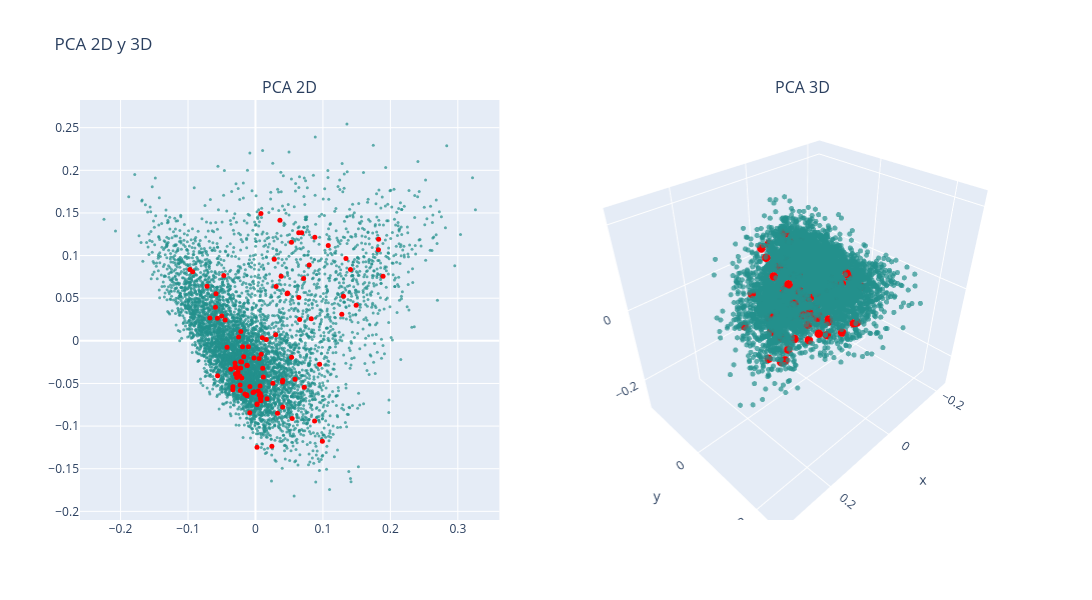

Write notebook code for a chart like this one.
### Markdown cell above
### PCA

### Code cell
# PCA 2D
X_pca_2d = PCA(n_components=2).fit_transform(df_vectorized)
df['pca2d_1'] = X_pca_2d[:, 0]
df['pca2d_2'] = X_pca_2d[:, 1]

# PCA 3D
X_pca_3d = PCA(n_components=3).fit_transform(df_vectorized)
df['pca3d_1'] = X_pca_3d[:, 0]
df['pca3d_2'] = X_pca_3d[:, 1]
df['pca3d_3'] = X_pca_3d[:, 2]

# Graficar
colors = np.ones(len(df))  # Color base
colors_knn = np.zeros(len(df))  # Color para los KNN
colors_knn[indices_knn[0]] = 1  # Resaltar los KNN

fig = make_subplots(rows=1, cols=2, subplot_titles=("PCA 2D", "PCA 3D"), 
                    specs=[[{"type": "scatter"}, {"type": "scatter3d"}]])

# Puntos normales (fondo)
fig.add_trace(
    go.Scatter(x=df['pca2d_1'], y=df['pca2d_2'], mode='markers',
               marker=dict(color=colors, colorscale='Viridis', size=3, opacity=0.7), 
               text=data['title'],
               hovertemplate="Titulo: %{text}<br>x: %{x}<br>y: %{y}<extra></extra>"),
    row=1, col=1)

# Puntos resaltados (delante)
fig.add_trace(
    go.Scatter(x=df.loc[indices_knn[0], 'pca2d_1'], 
               y=df.loc[indices_knn[0], 'pca2d_2'], 
               mode='markers',
               marker=dict(color='red', size=5, opacity=1), 
               text=data.loc[indices_knn[0], 'title'], 
               hovertemplate="Titulo: %{text}<br>x: %{x}<br>y: %{y}<extra></extra>"),
    row=1, col=1)

# Puntos normales en 3D (fondo)
fig.add_trace(
    go.Scatter3d(x=df['pca3d_1'], y=df['pca3d_2'], z=df['pca3d_3'], mode='markers',
                 marker=dict(color=colors, colorscale='Viridis', size=3, opacity=0.7), 
                 text=data['title'],
                 hovertemplate="Cluster: %{text}<br>x: %{x}<br>y: %{y}<br>z: %{z}<extra></extra>"),
    row=1, col=2)

# Puntos resaltados en 3D (delante)
fig.add_trace(
    go.Scatter3d(x=df.loc[indices_knn[0], 'pca3d_1'], 
                 y=df.loc[indices_knn[0], 'pca3d_2'], 
                 z=df.loc[indices_knn[0], 'pca3d_3'], 
                 mode='markers',
                 marker=dict(color='red', size=5, opacity=1), 
                 text=data.loc[indices_knn[0], 'title'], 
                 hovertemplate="Cluster: %{text}<br>x: %{x}<br>y: %{y}<br>z: %{z}<extra></extra>"),
    row=1, col=2)

fig.update_layout(height=600, width=1200, title_text="PCA 2D y 3D", showlegend=False)
fig.show()

### Figure 1 — Plotly figure (JSON) as saved in the notebook; plotly's stock layout.template omitted (floating-point values rounded to 4 significant figures; data arrays with more than 128 entries replaced by an {"elided": "..."} marker saying what was removed)
{"data": [{"hovertemplate": "Titulo: %{text}<br>x: %{x}<br>y: %{y}<extra></extra>", "marker": {"color": {"elided": "6682 float values"}, "colorscale": [[0, "#440154"], [0.1111, "#482878"], [0.2222, "#3e4989"], [0.3333, "#31688e"], [0.4444, "#26828e"], [0.5556, "#1f9e89"], [0.6667, "#35b779"], [0.7778, "#6ece58"], [0.8889, "#b5de2b"], [1, "#fde725"]], "opacity": 0.7, "size": 3}, "mode": "markers", "text": {"elided": "6682 str values"}, "type": "scatter", "x": {"elided": "6682 float values"}, "xaxis": "x", "y": {"elided": "6682 float values"}, "yaxis": "y"}, {"hovertemplate": "Titulo: %{text}<br>x: %{x}<br>y: %{y}<extra></extra>", "marker": {"color": "red", "opacity": 1, "size": 5}, "mode": "markers", "text": ["application of neural network controller and policy gradient reinforcement learning on modular multilevel converter  mmc    a proof of concept", "optimized real time control for modular multilevel converters using adaptive neural networks", "state of charge  soc  balancing of battery modular multilevel management  bm   converter using q learning", "level increased ishe modulation method for modular multilevel converters based on ddpg", "reinforcement learning based modulation for balancing capacitor voltage and thermal stress to enhance current capability of mmcs", "inverse application of artificial intelligence for the control of power converters", "compound fault diagnosis method of modular multilevel converter based on improved capsule network", "neural network based model predictive control approach for modular multilevel converters", "neural network controller based on direct and indirect model predictive for modular multilevel converters", "open circuit fault diagnosis for a modular multilevel converter based on hybrid machine learning", "reinforcement learning based false data injection attacks detector for modular multilevel converters", "an open circuit faults diagnosis method based on xg boost used in mmc", "fault diagnosis for modular multilevel converter  mmc  based on deep learning  an edge implementation using binary neural network", "dc short circuit fault detection for mmc hvdc grid based on improved dbn and dc fault current statistical features", "auto tuned model predictive control based neural network controller for modular multilevel converters", "machine learning based modeling for real time inferencer in the loop hardware emulation of high speed rail microgrid", "machine learning based modeling for real time inferencer in the loop hardware emulation of high speed rail microgrid", "open circuit fault diagnosis for modular multilevel converter using wavelet neural network", "machine learning emulation of model predictive control for modular multilevel converters", "artificial intelligence applications in the control and performance improvement of modular multilevel converters  a review", "data driven impedance identification and stability online assessment of dfig based wind farm integration with mmc hvdc", "predictor based data driven model free adaptive predictive control of power converters using machine learning", "igbt open circuit fault diagnosis method for a modular multilevel converter based on pnn md", "distributed neural network observer for submodule capacitor voltage estimation in modular multilevel converters", "design and analysis of the model predictive control implemented by the ann technique for mmc based rectifier with improved grid adaptability", "neural predictor based low switching frequency fcs mpc for mmc with online weighting factors tuning", "hybrid condition monitoring for power converters  learning based methods with statistical guarantees", "reinforcement learning based method to exploit vulnerabilities of false data injection attack detectors in modular multilevel converters", "application of artificial intelligence to diagnose faults of grid tied solar power systems", "deep convolution neural network based fault detection and identification for modular multilevel converters", "a connectionist based approach for reducing the number of voltage sensors in modular multilevel converter", "bayesian regularization based mpc for a hybrid modular multilevel converter", "fault diagnosis of modular multilevel converter based on  dcnn and lstm network", "adaptive fault current limiting strategy for flexible dc power grids based on deep neural networks", "neural network based model predictive controllers for modular multilevel converters", "capacitor monitoring for modular multilevel converters based on intelligent algorithm", "data driven neural predictors based robust mpc for power converters", "dcscf detection method of mmc dc grid based on statistical feature and dbn softmax", "bidirectional modular multilevel dc dc converter control and efficiency improvements through separate module control method", "data driven modeling of modular multilevel converters based on hht and cnn lstm am neural network", "review of generator converter configurations for wecs", "power theory based dimensionality reduction for fault detection and identification in power electronics", "machine learning based operating region extension of modular multilevel converters under unbalanced grid faults", "hardware in the loop modeling of an actively fed mvdc railway systems of the future", "denoising and voltage estimation in modular multilevel converters using deep neural networks", "increasing dc system stability thanks to energy control in mmc based dc dc converters", "a novel strategy for dc distribution start up based on mmc", "artificial neural network based pi control of battery energy storage system connected with mmc hvdc system", "ac side impedance based stability assessment in grid forming modular multilevel converters", "fault characteristic analysis and simulation of power electronic transformer based on mmc in distribution network", "gwo based pi controller assisted half bridge sub module mmc for hybrid energy system", "supervisory real time multidomain modeling and hardware emulation of fuel cell hybrid electric bus behavioral transients", "review on control strategy for flexible ac dc hybrid distribution network based on modular multi level converter topology", "reliability improvement of mmc in energy storage system using ann based sensorless estimation for sub module voltages", "health management of power electronics systems", "an on line capacitor condition monitoring method based on switching frequencies for modular multilevel converters", "new power electronic interface combining dc transmission  a medium frequency bus and an ac ac converter to integrate deep sea facilities with the ac grid", "physical mechanism and data hybrid modeling for device level emulation of modular multilevel converter", "parallel electromagnetic transient simulation method for mmc based sst based on diakoptics", "a comprehensive comparison of modulation methods for mmc converters", "capacitor parameter estimation based on wavelet transform and convolution neural network", "an open circuit fault detection and location strategy for mmc with feature extraction and random forest", "a layered modular controller structure for multilevel converters", "machine learning enhanced predictive control for modular multilevel converters in hvdc transmission systems", "fault identification method of mmc hvdc based on gru neural network", "model free sequential predictive control for mmc with variable candidate set", "direct current control of multilevel drive with novel floating capacitor control", "improving the resilience of modular multilevel converters using concurrent estimators", "mmc hvdc  simulation and control system", "power management systems for harmonic elimination using federated learning approach", "data driven parameter inversion for dc fault current analytical solution of modular multilevel converter based high voltage dc grid", "thermal estimation of modular multilevel converter submodule using deep regression on gru and lstm network", "fault diagnosis of modular multilevel converter based on rnn and wavelet analysis", "a novel control method for mmcs connected to the ac system", "a power decoupling control for wind power converter based on series connected mmc and open winding pmsg", "parameters inversion of equivalent rlc fault circuit for mmc hvdc grid based on bp neural network", "switch open circuit fault localization strategy for mmcs using sliding time window based features extraction algorithm", "transfer learning framework for impedance characterization of modular multilevel converters", "data driven fault detection of multiple open circuit faults for mmc systems based on long short term memory networks", "predictor based neural network finite set predictive control for modular multilevel converter", " front cover ", "igbt open circuit fault diagnosis based on improved support vector machine", "design and implementation of the control of an mmc based solid state transformer", "neural network trained cold plate models for modular converter exploration", "a novel concept for modular multilevel universal power controller  mupc ", "improving power quality using spwm control in modular multilevel converters", "research on coordinated control strategy of modular multilevel converter system", "open circuit fault detection and location in mmcs with multivariate gaussian distribution", "mmc based sst", "on internal stable modes of modular multilevel converters", "small signal modeling of sending end offshore wind power mmc hvdc integration system considering positive and negative sequence separation module", "voltage estimation for diode clamped mmcs based on a simplified neural network", "a modular multilevel inverter using single dc voltage source for static var compensators", "multiple igbt open circuit fault diagnosis strategy for mmc using feature reconstruction based recurrent neural network", "real time fault detection and identification for mmc using   d convolutional neural networks", "an ultra high speed mmc hvdc fault location algorithm based on regression neural network", "conducted emi emissions in spwm based control modular multilevel converters", "a set of multilevel modular medium voltage high power converters for    mw wind turbines", "a fast data driven method for submodule open circuit fault localization in a modular multilevel converter", "complementing ac and dc terminal stability analyses of mmc with circulating current inner loop impedance model"], "type": "scatter", "x": [-0.05936, -0.0303, -0.0278, -0.0676, -0.05849, -0.002159, 0.03058, -0.02961, -0.02886, 0.06413, -0.02592, 0.06847, 0.02997, 0.1408, -0.02047, 0.00249, 0.002384, 0.1341, -0.02845, -0.02176, 0.09916, -0.02278, 0.1079, -0.09709, 0.02581, -0.05616, 0.01612, -0.01225, 0.08269, 0.02784, -0.0718, -0.02498, 0.04763, 0.1825, -0.03659, -0.04701, -0.01574, 0.06548, 0.007377, -0.0126, -0.01268, 0.01017, -0.09318, 0.007921, -0.04216, 0.09509, 0.05358, 0.08763, 0.0243, 0.128, -0.008226, 0.006882, 0.04002, -0.01919, 0.005436, -0.0499, 0.05441, 0.008413, 0.01078, -0.02026, -0.04495, 0.03806, -0.01311, 0.04055, 0.1305, -0.02195, -0.03356, -0.01744, 0.07224, -0.03029, 0.1891, -0.01045, 0.06431, 0.05863, 0.008485, 0.1823, 0.0714, 0.03269, 0.08799, -0.02237, 0.002299, 0.07961, -0.003631, 0.005594, -0.002074, -0.02327, 0.01719, 0.0363, 0.007088, 0.004129, 0.04041, -0.05642, -0.03344, 0.05332, 0.04687, 0.1493, -0.02196, -0.008476, 0.008083, 0.01163], "xaxis": "x", "y": [0.03927, -0.03057, -0.04292, 0.02674, 0.05532, -0.02023, 0.06378, -0.03877, -0.03112, 0.1267, -0.03665, 0.1269, 0.007142, 0.08363, -0.02475, -0.07454, -0.07413, 0.09642, -0.0319, 0.01083, -0.1178, -0.05166, 0.1117, 0.08374, -0.04982, -0.0409, 0.001692, -0.02881, 0.02592, 0.09576, 0.06387, 0.004626, 0.05603, 0.1191, -0.03338, 0.07658, -0.06232, 0.025, -0.06737, -0.02851, -0.06429, 0.00363, 0.08107, -0.07038, -0.007444, -0.02733, -0.01925, -0.09399, -0.1236, 0.03123, -0.05342, -0.0529, -0.04841, -0.007086, -0.02081, 0.02918, -0.09097, -0.01582, -0.03204, -0.04372, 0.0245, 0.07561, -0.06309, -0.04621, 0.05231, -0.03185, -0.05731, -0.01862, -0.05445, -0.0261, 0.07573, -0.007077, 0.05088, -0.04497, -0.06507, 0.1067, 0.07321, -0.08483, 0.1216, -0.05819, -0.1248, 0.08889, -0.06065, -0.06358, -0.05978, -0.0413, -0.06792, 0.1413, -0.06179, -0.05873, -0.07756, 0.02638, -0.05393, 0.1157, 0.05509, 0.04183, -0.02446, -0.08436, 0.1493, -0.04245], "yaxis": "y"}, {"hovertemplate": "Cluster: %{text}<br>x: %{x}<br>y: %{y}<br>z: %{z}<extra></extra>", "marker": {"color": {"elided": "6682 float values"}, "colorscale": [[0, "#440154"], [0.1111, "#482878"], [0.2222, "#3e4989"], [0.3333, "#31688e"], [0.4444, "#26828e"], [0.5556, "#1f9e89"], [0.6667, "#35b779"], [0.7778, "#6ece58"], [0.8889, "#b5de2b"], [1, "#fde725"]], "opacity": 0.7, "size": 3}, "mode": "markers", "scene": "scene", "text": {"elided": "6682 str values"}, "type": "scatter3d", "x": {"elided": "6682 float values"}, "y": {"elided": "6682 float values"}, "z": {"elided": "6682 float values"}}, {"hovertemplate": "Cluster: %{text}<br>x: %{x}<br>y: %{y}<br>z: %{z}<extra></extra>", "marker": {"color": "red", "opacity": 1, "size": 5}, "mode": "markers", "scene": "scene", "text": ["application of neural network controller and policy gradient reinforcement learning on modular multilevel converter  mmc    a proof of concept", "optimized real time control for modular multilevel converters using adaptive neural networks", "state of charge  soc  balancing of battery modular multilevel management  bm   converter using q learning", "level increased ishe modulation method for modular multilevel converters based on ddpg", "reinforcement learning based modulation for balancing capacitor voltage and thermal stress to enhance current capability of mmcs", "inverse application of artificial intelligence for the control of power converters", "compound fault diagnosis method of modular multilevel converter based on improved capsule network", "neural network based model predictive control approach for modular multilevel converters", "neural network controller based on direct and indirect model predictive for modular multilevel converters", "open circuit fault diagnosis for a modular multilevel converter based on hybrid machine learning", "reinforcement learning based false data injection attacks detector for modular multilevel converters", "an open circuit faults diagnosis method based on xg boost used in mmc", "fault diagnosis for modular multilevel converter  mmc  based on deep learning  an edge implementation using binary neural network", "dc short circuit fault detection for mmc hvdc grid based on improved dbn and dc fault current statistical features", "auto tuned model predictive control based neural network controller for modular multilevel converters", "machine learning based modeling for real time inferencer in the loop hardware emulation of high speed rail microgrid", "machine learning based modeling for real time inferencer in the loop hardware emulation of high speed rail microgrid", "open circuit fault diagnosis for modular multilevel converter using wavelet neural network", "machine learning emulation of model predictive control for modular multilevel converters", "artificial intelligence applications in the control and performance improvement of modular multilevel converters  a review", "data driven impedance identification and stability online assessment of dfig based wind farm integration with mmc hvdc", "predictor based data driven model free adaptive predictive control of power converters using machine learning", "igbt open circuit fault diagnosis method for a modular multilevel converter based on pnn md", "distributed neural network observer for submodule capacitor voltage estimation in modular multilevel converters", "design and analysis of the model predictive control implemented by the ann technique for mmc based rectifier with improved grid adaptability", "neural predictor based low switching frequency fcs mpc for mmc with online weighting factors tuning", "hybrid condition monitoring for power converters  learning based methods with statistical guarantees", "reinforcement learning based method to exploit vulnerabilities of false data injection attack detectors in modular multilevel converters", "application of artificial intelligence to diagnose faults of grid tied solar power systems", "deep convolution neural network based fault detection and identification for modular multilevel converters", "a connectionist based approach for reducing the number of voltage sensors in modular multilevel converter", "bayesian regularization based mpc for a hybrid modular multilevel converter", "fault diagnosis of modular multilevel converter based on  dcnn and lstm network", "adaptive fault current limiting strategy for flexible dc power grids based on deep neural networks", "neural network based model predictive controllers for modular multilevel converters", "capacitor monitoring for modular multilevel converters based on intelligent algorithm", "data driven neural predictors based robust mpc for power converters", "dcscf detection method of mmc dc grid based on statistical feature and dbn softmax", "bidirectional modular multilevel dc dc converter control and efficiency improvements through separate module control method", "data driven modeling of modular multilevel converters based on hht and cnn lstm am neural network", "review of generator converter configurations for wecs", "power theory based dimensionality reduction for fault detection and identification in power electronics", "machine learning based operating region extension of modular multilevel converters under unbalanced grid faults", "hardware in the loop modeling of an actively fed mvdc railway systems of the future", "denoising and voltage estimation in modular multilevel converters using deep neural networks", "increasing dc system stability thanks to energy control in mmc based dc dc converters", "a novel strategy for dc distribution start up based on mmc", "artificial neural network based pi control of battery energy storage system connected with mmc hvdc system", "ac side impedance based stability assessment in grid forming modular multilevel converters", "fault characteristic analysis and simulation of power electronic transformer based on mmc in distribution network", "gwo based pi controller assisted half bridge sub module mmc for hybrid energy system", "supervisory real time multidomain modeling and hardware emulation of fuel cell hybrid electric bus behavioral transients", "review on control strategy for flexible ac dc hybrid distribution network based on modular multi level converter topology", "reliability improvement of mmc in energy storage system using ann based sensorless estimation for sub module voltages", "health management of power electronics systems", "an on line capacitor condition monitoring method based on switching frequencies for modular multilevel converters", "new power electronic interface combining dc transmission  a medium frequency bus and an ac ac converter to integrate deep sea facilities with the ac grid", "physical mechanism and data hybrid modeling for device level emulation of modular multilevel converter", "parallel electromagnetic transient simulation method for mmc based sst based on diakoptics", "a comprehensive comparison of modulation methods for mmc converters", "capacitor parameter estimation based on wavelet transform and convolution neural network", "an open circuit fault detection and location strategy for mmc with feature extraction and random forest", "a layered modular controller structure for multilevel converters", "machine learning enhanced predictive control for modular multilevel converters in hvdc transmission systems", "fault identification method of mmc hvdc based on gru neural network", "model free sequential predictive control for mmc with variable candidate set", "direct current control of multilevel drive with novel floating capacitor control", "improving the resilience of modular multilevel converters using concurrent estimators", "mmc hvdc  simulation and control system", "power management systems for harmonic elimination using federated learning approach", "data driven parameter inversion for dc fault current analytical solution of modular multilevel converter based high voltage dc grid", "thermal estimation of modular multilevel converter submodule using deep regression on gru and lstm network", "fault diagnosis of modular multilevel converter based on rnn and wavelet analysis", "a novel control method for mmcs connected to the ac system", "a power decoupling control for wind power converter based on series connected mmc and open winding pmsg", "parameters inversion of equivalent rlc fault circuit for mmc hvdc grid based on bp neural network", "switch open circuit fault localization strategy for mmcs using sliding time window based features extraction algorithm", "transfer learning framework for impedance characterization of modular multilevel converters", "data driven fault detection of multiple open circuit faults for mmc systems based on long short term memory networks", "predictor based neural network finite set predictive control for modular multilevel converter", " front cover ", "igbt open circuit fault diagnosis based on improved support vector machine", "design and implementation of the control of an mmc based solid state transformer", "neural network trained cold plate models for modular converter exploration", "a novel concept for modular multilevel universal power controller  mupc ", "improving power quality using spwm control in modular multilevel converters", "research on coordinated control strategy of modular multilevel converter system", "open circuit fault detection and location in mmcs with multivariate gaussian distribution", "mmc based sst", "on internal stable modes of modular multilevel converters", "small signal modeling of sending end offshore wind power mmc hvdc integration system considering positive and negative sequence separation module", "voltage estimation for diode clamped mmcs based on a simplified neural network", "a modular multilevel inverter using single dc voltage source for static var compensators", "multiple igbt open circuit fault diagnosis strategy for mmc using feature reconstruction based recurrent neural network", "real time fault detection and identification for mmc using   d convolutional neural networks", "an ultra high speed mmc hvdc fault location algorithm based on regression neural network", "conducted emi emissions in spwm based control modular multilevel converters", "a set of multilevel modular medium voltage high power converters for    mw wind turbines", "a fast data driven method for submodule open circuit fault localization in a modular multilevel converter", "complementing ac and dc terminal stability analyses of mmc with circulating current inner loop impedance model"], "type": "scatter3d", "x": [-0.05938, -0.03025, -0.02777, -0.06763, -0.05851, -0.002137, 0.03059, -0.02958, -0.02886, 0.06418, -0.02589, 0.06849, 0.03, 0.1409, -0.02046, 0.00251, 0.002404, 0.1341, -0.02843, -0.02174, 0.09911, -0.02276, 0.1079, -0.09713, 0.02577, -0.0561, 0.01615, -0.01221, 0.08269, 0.02782, -0.07185, -0.025, 0.04765, 0.1826, -0.0366, -0.047, -0.01573, 0.06552, 0.007393, -0.0126, -0.01265, 0.01019, -0.09311, 0.007922, -0.04212, 0.09508, 0.05355, 0.08767, 0.02422, 0.1279, -0.008248, 0.006859, 0.04001, -0.01919, 0.005474, -0.04983, 0.05439, 0.008385, 0.0108, -0.02026, -0.0449, 0.03805, -0.01309, 0.04061, 0.1306, -0.02198, -0.03352, -0.01743, 0.07228, -0.03029, 0.1892, -0.01045, 0.06434, 0.05866, 0.008464, 0.1824, 0.07141, 0.03261, 0.08796, -0.02237, 0.00235, 0.07962, -0.003623, 0.005594, -0.002081, -0.02324, 0.01721, 0.03625, 0.007085, 0.004095, 0.04033, -0.05638, -0.03341, 0.05335, 0.04692, 0.1493, -0.02195, -0.00847, 0.008037, 0.0116], "y": [0.03932, -0.03067, -0.04304, 0.02682, 0.05527, -0.02025, 0.06406, -0.03861, -0.03102, 0.1269, -0.03666, 0.1273, 0.007217, 0.08377, -0.02459, -0.07452, -0.07412, 0.09667, -0.03171, 0.0109, -0.1176, -0.05163, 0.1121, 0.08382, -0.04974, -0.04086, 0.001713, -0.02883, 0.02626, 0.09596, 0.06393, 0.004783, 0.05628, 0.1192, -0.03322, 0.07705, -0.06225, 0.0251, -0.06732, -0.02846, -0.06408, 0.003729, 0.08111, -0.07036, -0.00731, -0.0275, -0.01922, -0.09391, -0.1237, 0.03159, -0.05331, -0.05299, -0.04855, -0.00693, -0.02078, 0.02909, -0.09081, -0.0157, -0.03194, -0.04374, 0.02441, 0.07584, -0.06303, -0.04622, 0.05236, -0.03173, -0.05745, -0.01854, -0.05456, -0.02603, 0.07564, -0.007182, 0.05103, -0.04499, -0.06491, 0.1067, 0.07333, -0.08485, 0.1218, -0.05815, -0.1248, 0.08924, -0.06052, -0.0635, -0.05974, -0.04137, -0.06809, 0.1417, -0.06179, -0.05873, -0.07743, 0.02637, -0.05373, 0.1159, 0.05523, 0.04181, -0.02443, -0.08409, 0.1496, -0.04242], "z": [-0.04125, 0.007892, 0.01628, -0.01788, 0.0009637, -0.02104, -0.0466, -0.08625, -0.0652, -0.0005015, -0.03541, -0.03941, -0.002315, -0.06242, -0.08362, 0.004117, 0.004196, -0.02988, -0.06684, -0.02921, -0.13, -0.06671, -0.03908, -0.01287, -0.07745, -0.06096, -0.02949, -0.01766, 0.04917, -0.03826, 0.01707, -0.07086, -0.0296, -0.04483, -0.1001, 0.04187, -0.07957, -0.009327, 0.1128, -0.04369, 0.01574, -0.01972, -0.1149, -0.006135, 0.01423, 0.09682, 0.001582, -0.0292, -0.0884, 0.09052, 0.04877, -0.02512, 0.04417, 0.009995, 0.01765, -0.01615, 0.07931, -0.02577, 0.01555, 0.06557, -0.02125, -0.03152, 0.006515, -0.05194, -0.05302, -0.11, -0.006751, 0.01678, -0.0848, 0.02668, -0.063, -0.03529, -0.02972, -0.07465, 0.05, -0.05724, -0.04005, -0.07857, -0.02778, -0.08987, 0.0592, -0.00814, 0.08836, 0.02117, 0.02481, 0.01682, -0.1026, -0.04223, 0.1109, -0.09765, -0.08995, 0.002544, 0.08724, -0.01798, 0.01073, -0.03317, 0.01372, 0.1007, -0.02851, -0.1081]}], "layout": {"annotations": [{"font": {"size": 16}, "showarrow": false, "text": "PCA 2D", "x": 0.225, "xanchor": "center", "xref": "paper", "y": 1, "yanchor": "bottom", "yref": "paper"}, {"font": {"size": 16}, "showarrow": false, "text": "PCA 3D", "x": 0.775, "xanchor": "center", "xref": "paper", "y": 1, "yanchor": "bottom", "yref": "paper"}], "height": 600, "scene": {"domain": {"x": [0.55, 1], "y": [0, 1]}}, "showlegend": false, "title": {"text": "PCA 2D y 3D"}, "width": 1200, "xaxis": {"anchor": "y", "domain": [0, 0.45]}, "yaxis": {"anchor": "x", "domain": [0, 1]}}}
